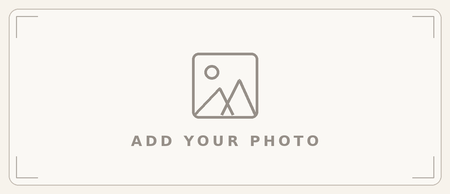
#> input picture assets/photo_hero.png, 450 x 194 px
$ python -i marketing_lib.py   (imports and definitions only)
#> lines starting #> are read from the running program, lines starting #| are printed output that depends on the picture
# -*- coding: utf-8 -*-
"""Reusable Pillow toolkit for building the Etsy marketing/listing images."""
import os, re, random, math
from PIL import Image, ImageDraw, ImageFilter, ImageFont, ImageOps, ImageEnhance

HERE = os.path.dirname(__file__)
FONT_DIR = os.path.join(HERE, "fonts")
SCREENS_DIR = os.path.join(HERE, "..", "qa_screens")
OUT_DIR = os.path.join(HERE, "..", "etsy-listing-images")
# [1 line not run here, left out]

CANVAS_W, CANVAS_H = 1200, 1600

# ------------------------------------------------------------------ palette
LAVENDER = (216, 211, 240)
BLUSH = (246, 217, 222)
SAGE = (220, 232, 216)
CREAM = (245, 239, 214)
POWDER = (216, 230, 240)
PEACH = (245, 223, 208)
CHARCOAL = (46, 46, 46)
OFFWHITE = (251, 249, 246)
GREY = (229, 225, 218)
WHITE = (255, 255, 255)
MUTED_GREY = (90, 90, 90)

BADGE_ROTATION = [LAVENDER, BLUSH, SAGE, PEACH]

# -------------------------------------------------------------------- fonts
_FONT_CACHE = {}

FONT_FILES = {
    "display_black": "PlayfairDisplay-Black.ttf",
    "display_bold": "PlayfairDisplay-Bold.ttf",
    "display_italic": "PlayfairDisplay-Italic.ttf",
    "sans_regular": "Poppins-Regular.ttf",
    "sans_semibold": "Poppins-SemiBold.ttf",
    "sans_bold": "Poppins-Bold.ttf",
    "sans_extrabold": "Poppins-ExtraBold.ttf",
}


# [6 lines left out: function font, not called in this run]


# ------------------------------------------------------------------ canvas
def new_canvas():
    return Image.new("RGB", (CANVAS_W, CANVAS_H), OFFWHITE)


# ---------------------------------------------------------- paper texture
PAPER_BASE = (246, 242, 235)


def draw_paper_background(img, base=PAPER_BASE, seed=5, vignette=True):
    """A warm, light cream paper-card background: soft warmth in the upper
    area, a faint vignette at the very edges, and fine grain. No flat dead
    void, but never dark/muddy -- stays airy and bright."""
    draw = ImageDraw.Draw(img, "RGBA")
    draw.rectangle([0, 0, CANVAS_W, CANVAS_H], fill=base)

    # soft warm glow near the top where the title sits
    glow = Image.new("RGBA", (CANVAS_W, CANVAS_H), (0, 0, 0, 0))
    gd = ImageDraw.Draw(glow)
    gd.ellipse([-200, -500, CANVAS_W + 200, 600], fill=(255, 255, 252, 90))
    glow = glow.filter(ImageFilter.GaussianBlur(160))
    img.paste(Image.alpha_composite(img.convert("RGBA"), glow).convert("RGB"), (0, 0))

    if vignette:
        vig = Image.new("L", (CANVAS_W, CANVAS_H), 0)
        vd = ImageDraw.Draw(vig)
        vd.rectangle([0, 0, CANVAS_W, CANVAS_H], fill=0)
        vd.ellipse([-380, -380, CANVAS_W + 380, CANVAS_H + 380], fill=26)
        vig = vig.filter(ImageFilter.GaussianBlur(180))
        vig_rgba = Image.merge("RGBA", (Image.new("L", vig.size, 40), Image.new("L", vig.size, 34),
                                         Image.new("L", vig.size, 26), vig))
        img.paste(Image.alpha_composite(img.convert("RGBA"), vig_rgba).convert("RGB"), (0, 0))

    # fine paper grain
    grain = Image.effect_noise((CANVAS_W, CANVAS_H), 22).convert("L")
    grain_rgba = Image.merge("RGBA", (grain, grain, grain, Image.new("L", (CANVAS_W, CANVAS_H), 9)))
    img.paste(Image.alpha_composite(img.convert("RGBA"), grain_rgba).convert("RGB"), (0, 0))
    return img


# [24 lines left out: function draw_background, not called in this run]


def rounded_rect(draw, box, radius, fill=None, outline=None, width=1):
    draw.rounded_rectangle(box, radius=radius, fill=fill, outline=outline, width=width)


# [9 lines left out: function drop_shadow, not called in this run]


def paste_rgba(base, layer, xy):
    base.paste(layer, xy, layer)


# --------------------------------------------------------------- text utils
def text_size(draw, text, f):
    bbox = draw.textbbox((0, 0), text, font=f)
    return bbox[2] - bbox[0], bbox[3] - bbox[1]


# [25 lines left out: functions wrap_text, draw_centered_multiline, not called in this run]


# ---- rich text with **bold** spans, left-aligned wrapped paragraph -------
_TOKEN_RE = re.compile(r"\*\*(.+?)\*\*|(\S+)")


# [95 lines left out: functions _tokenize_rich, draw_rich_paragraph, draw_badge, draw_close_icon, draw_pagination_dots, not called in this run]


# -------------------------------------------------------------- screenshot
def load_screenshot(name):
    path = os.path.join(SCREENS_DIR, name)
    return Image.open(path).convert("RGB")


def crop_top_left_content(im, content_w_frac=1.0, content_h_frac=1.0):
    w, h = im.size
    return im.crop((0, 0, int(w * content_w_frac), int(h * content_h_frac)))


# [505 lines left out: functions device_frame, paste_device, _cover_crop, laptop_frame, paste_laptop, tablet_frame and 20 more, not called in this run]

>>> from PIL import Image
>>> picture = Image.open('../assets/photo_hero.png')
#> picture is the input picture: PIL image 450x194 RGB; mean R, G, B 246.6, 244.2, 239.7
>>> result = draw_paper_background(picture)
#> in draw_paper_background, `glow = Image.new("RGBA", (CANVAS_W, CANVAS_H), (0, 0, 0, 0))`: glow: PIL image 1200x1600 RGBA; every value is 0
#> in draw_paper_background, `glow = glow.filter(ImageFilter.GaussianBlur(160))`:
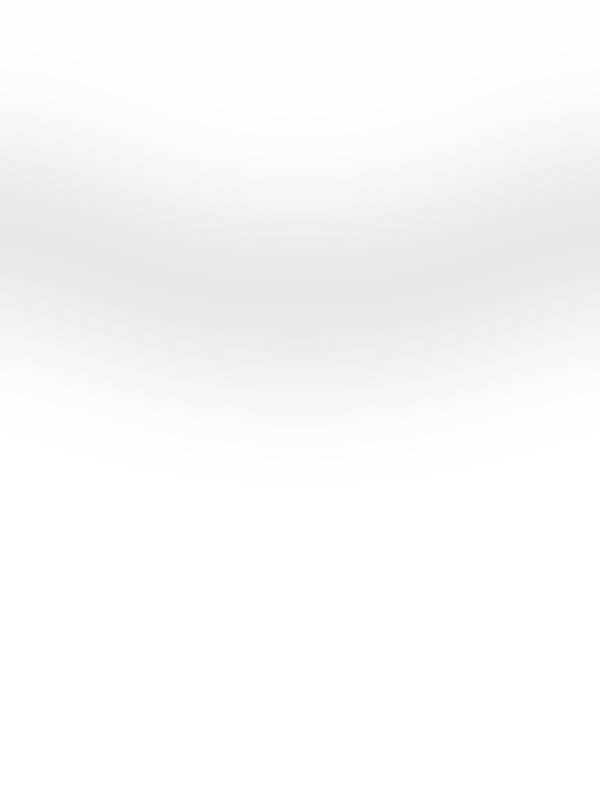
#> glow: PIL image 1200x1600 RGBA (shown at 1/2 size); mean R, G, B, A 86, 86, 85, 30.3; transparent parts drawn white
#> (the run stopped early here; a loop or call above may not have finished)
